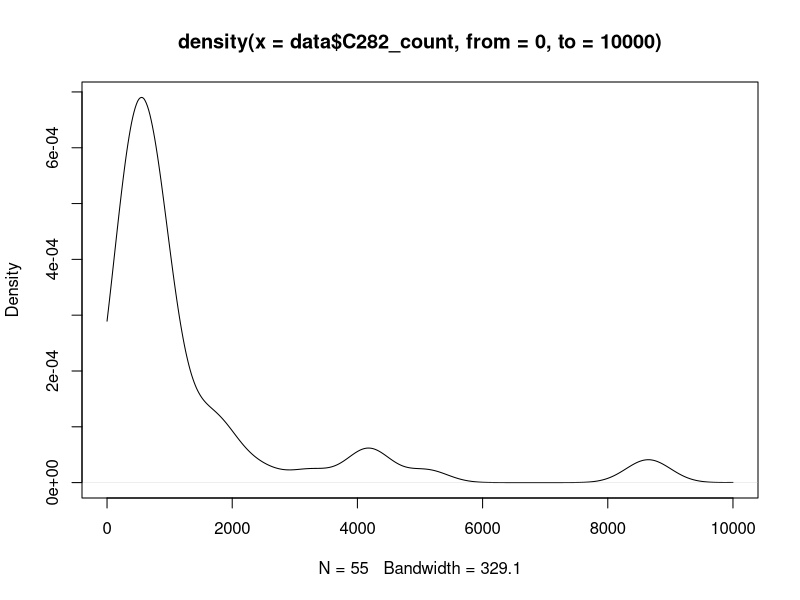
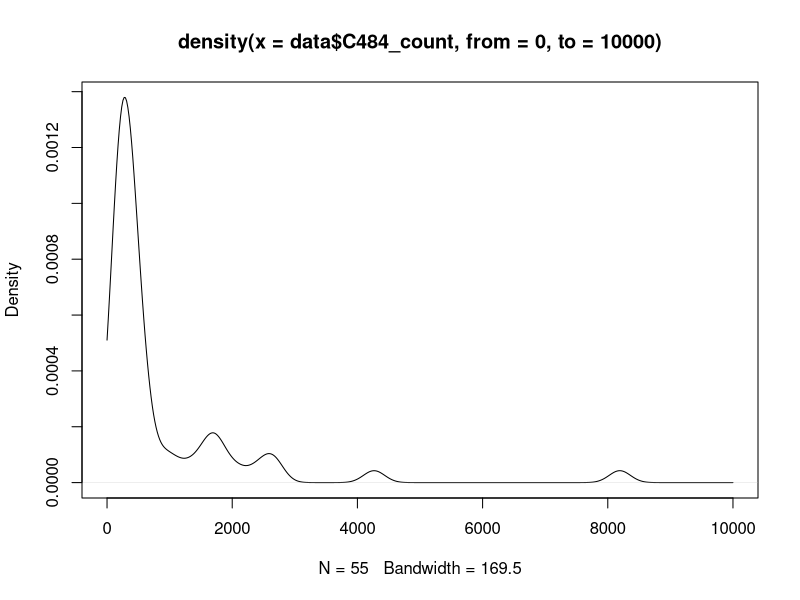
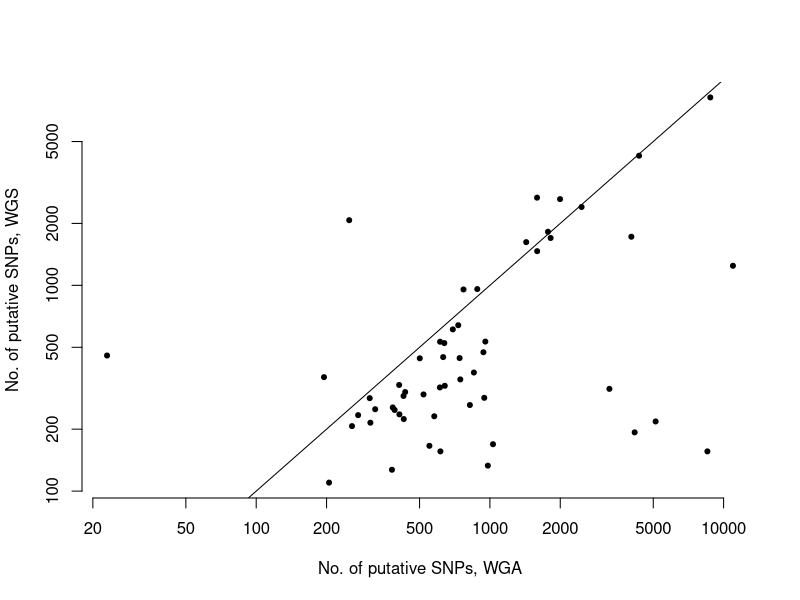
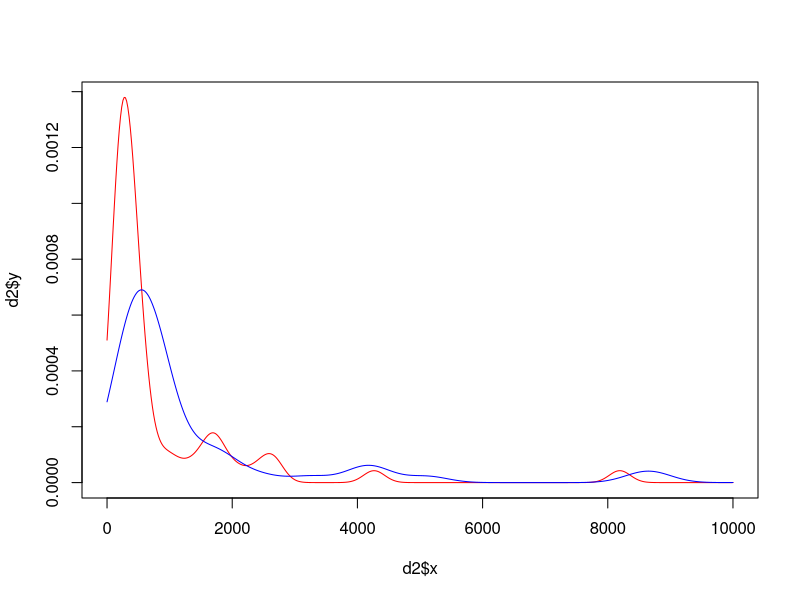
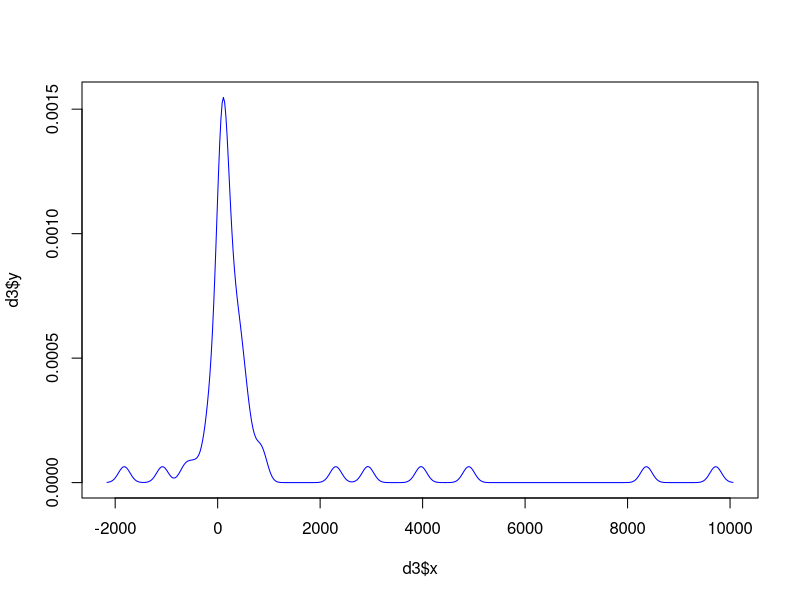

Write R code to recreate these figures, in order.
# setwd( "/share/WilkeLab/work/dzd58/TCGA_Reanalysis/GBM_genomics/FIGURES/" )

# this script makes histograms of mutation frequency for the different data sets

# first load the data
data = read.table( "../FIGURE_DATA/unfiltered_WGS-WGA_counts.txt", header=T )

# density plot of C282
pdf( "../FIGURE_PDFS/unfiltered_C282_density.pdf" )
d1 = density( data$C282_count, from=0, to=10000 )
plot(d1)
dev.off()

# density plot of C484
pdf( "../FIGURE_PDFS/unfiltered_C484_density.pdf" )
d2 = density( data$C484_count, from=0, to=10000 )
plot(d2)
dev.off()

# plot of (paired) C282 against C484, with a line at 1 to see how things fall
# anything below the line is in line with the hypothesis, above is bad
png( "../FIGURE_PDFS/C282_v_C484.png" )
#pdf( "../FIGURE_PDFS/C282_v_C484.pdf" )
par(bty='n')
plot(data$C282_count, data$C484_count, log='xy', pch=20, xlab="No. of putative SNPs, WGA", ylab="No. of putative SNPs, WGS" )
abline(0,1)
dev.off()

# the two density plots on top of each other, to see what is going on
pdf( "../FIGURE_PDFS/unfiltered_C282_C484_density.pdf" )
plot( d2$x, d2$y, type='l', col='red')
lines( d1$x, d1$y, col='blue' )
dev.off()

# and finally, the differene: how much bigger is the one than the other?
pdf( "../FIGURE_PDFS/unfiltered_C282-C484.pdf" ) 
d3 = density( data$C282_count-data$C484_count )
plot( d3$x, d3$y, type='l', col='blue')
dev.off()
